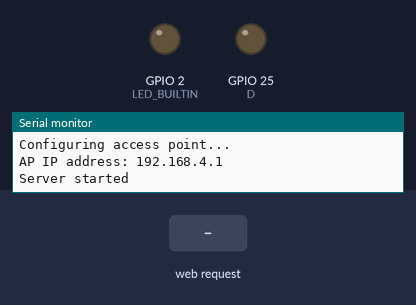
A sketch run on a simulated ESP32. Parts: output pins drawn as LEDs (lit = HIGH), the last lines printed to the serial monitor. Inputs (shaded band) come from the test bench.

Above: at 1.2 s.
1.3 s: HTTP request GET /H received
At 1.8 s:
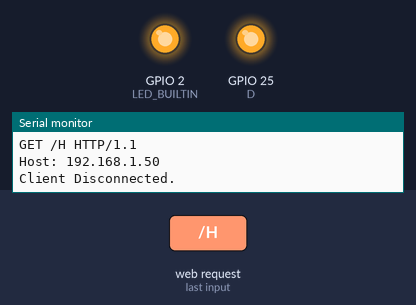
5.8 s: HTTP request GET /L received
At 6.3 s:
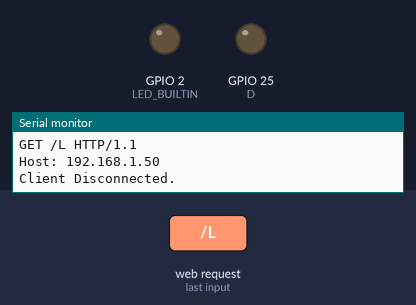
Timing chart, 0 to 8.3 s (numbered marks = the images above; inputs shaded):
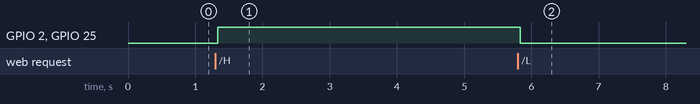

Measured:
- after the input at 1.3 s, GPIO 2 (LED_BUILTIN), GPIO 25 (D): LOW → HIGH at once
- after the input at 5.8 s, GPIO 2 (LED_BUILTIN), GPIO 25 (D): HIGH → LOW at once

The sketch:

Door.ino
```cpp
//@farsmd
#include <WiFi.h>
#include <WiFiClient.h>
#include <WiFiAP.h>
#include <SPI.h>
#include <MFRC522.h>
#define LED_BUILTIN 2
#define D 25
#define RST_PIN 4
#define SS_PIN 5
byte readCard[4];
String My_ID = "********";
String ID = "";
const char *ssid = "Door";
const char *password = "11223344";
WiFiServer server(80);
MFRC522 mfrc522(SS_PIN, RST_PIN);
void setup() {
  SPI.begin();
  mfrc522.PCD_Init();
  pinMode(LED_BUILTIN, OUTPUT);
  pinMode(D, OUTPUT);
  Serial.begin(115200);
  Serial.println();
  Serial.println("Configuring access point...");
  if (!WiFi.softAP(ssid, password)) {
    log_e("Soft AP creation failed.");
    while(1);
  }
  IPAddress myIP = WiFi.softAPIP();
  Serial.print("AP IP address: ");
  Serial.println(myIP);
  server.begin();
  Serial.println("Server started");
}
void loop() {
  WiFiClient client = server.available();
  while (getID()) {
  Serial.println(ID);
  }
  if (client) {
    Serial.println("New Client.");
    String currentLine = "";
    while (client.connected()) {
      if (client.available()) {
        char c = client.read();
        Serial.write(c);
        if (c == '\n') {
          if (currentLine.length() == 0) {
            client.println("HTTP/1.1 200 OK");
            client.println("Content-type:text/html");
            client.println();
            client.print("<h1 style='font-size: 6VW;'> Door <a href=\"/H\">Open</a> <br></h1>");
            client.println("<h1 style='font-size: 6VW;'> Door <a href=\"/L\">Close</a> <br></h1>");
            client.print("<h1 style='font-size: 6VW;'> Last ID : ");
            client.print(ID);
            client.print("</h1>");
            client.println();
            break;
          } else {
            currentLine = "";
          }
        } else if (c != '\r') {
          currentLine += c;
        }
        if (currentLine.endsWith("GET /H")) {
          digitalWrite(LED_BUILTIN, HIGH);
          digitalWrite(D, HIGH);
        }
        if (currentLine.endsWith("GET /L")) {
          digitalWrite(LED_BUILTIN, LOW);
          digitalWrite(D, LOW);
        }
      }
    }
    client.stop();
    Serial.println("Client Disconnected.");
  }
}
boolean getID()
{
  if ( ! mfrc522.PICC_IsNewCardPresent()) {
  return false;
  }
  if ( ! mfrc522.PICC_ReadCardSerial()) {
  return false;
  }
  ID = "";
  for ( uint8_t i = 0; i < 4; i++) {
  //readCard[i] = mfrc522.uid.uidByte[i];
  ID.concat(String(mfrc522.uid.uidByte[i], HEX));
  }
  ID.toUpperCase();
  mfrc522.PICC_HaltA();
  return true;
}
```
